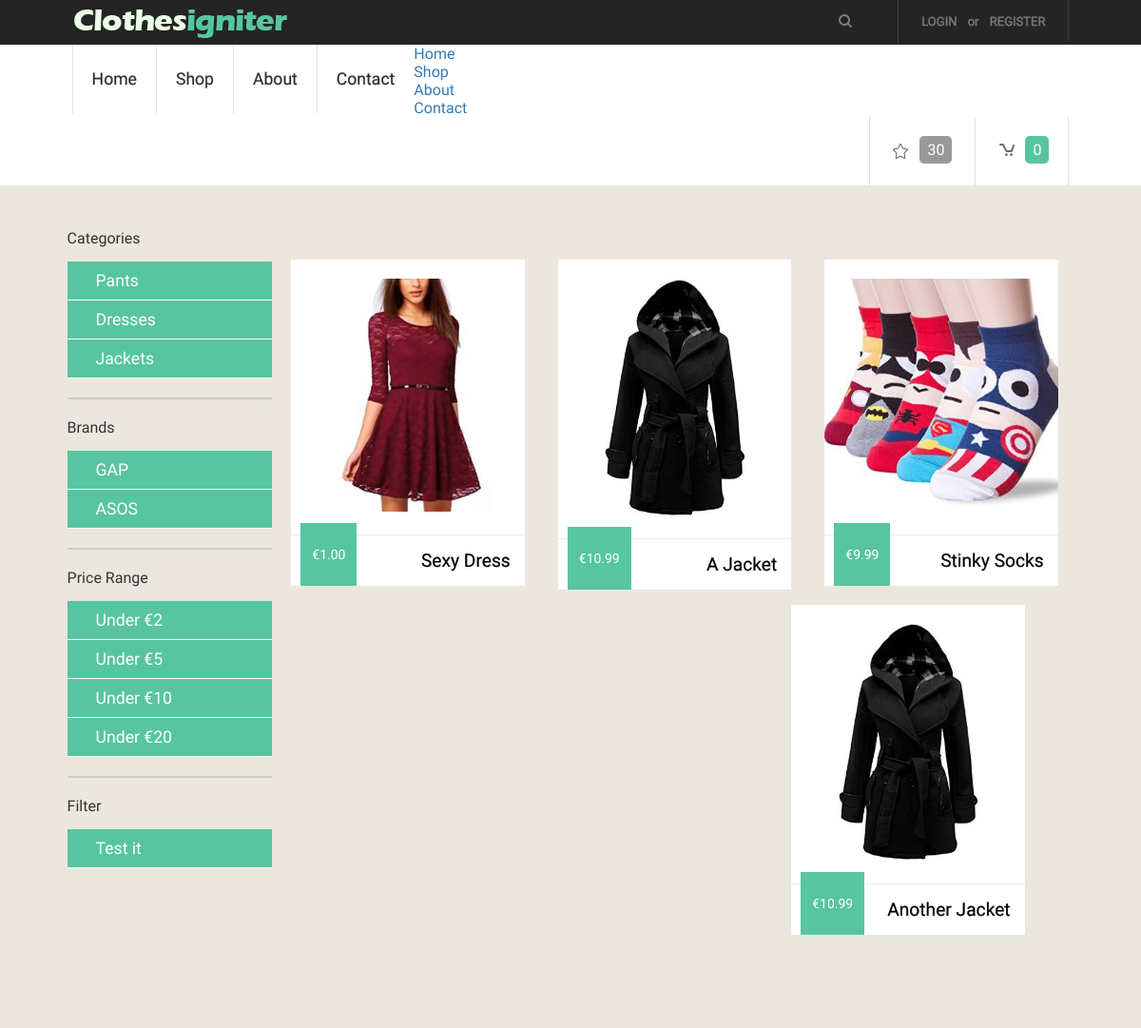
/index.php/store/brand/2, run on the app's committed database.
### tables this page shows
CREATE TABLE IF NOT EXISTS `category` (
`id` int(11) NOT NULL,
  `name` varchar(150) NOT NULL,
  `parentID` int(11) NOT NULL,
  `slug` varchar(150) NOT NULL
);

CREATE TABLE IF NOT EXISTS `brand` (
`id` int(11) NOT NULL,
  `name` varchar(150) NOT NULL
);

CREATE TABLE IF NOT EXISTS `store_items` (
`id` int(11) NOT NULL,
  `item_name` varchar(240) NOT NULL,
  `item_price` decimal(7,2) NOT NULL,
  `image_small` varchar(240) NOT NULL,
  `image_large` varchar(240) NOT NULL,
  `item_description` text NOT NULL,
  `rating` int(11) NOT NULL DEFAULT '0',
  `categoryID` int(11) NOT NULL,
  `brandID` int(11) NOT NULL,
  `item_description_short` text NOT NULL
);

### application/views/includes/template.php (called while the page is built, shortened)
<?php $this->load->view('includes/header');?>
<?php $this->load->view($main_content);?>

### application/controllers/store.php (called while the page is built, shortened)
<?php
class Store extends CI_Controller{
    function __construct()
    {
        $this->load->model('item_model');
        $this->load->model('category_model');
        $this->load->model('brand_model');
        $this->load->helper('url_helper');
        $this->load->library('user_agent');
    }
    function brand($brand){
        $this->load->library('pagination');
        $config['base_url']=base_url().'index.php/store/brand/'. $brand;
        $config["total_rows"] = $this->item_model->record_count_brand($brand);
        $config['per_page'] = 6;
        $config['num_links'] = 20;
        $config["uri_segment"] = 4;
        $this->pagination->initialize($config);
        $page = ($this->uri->segment($config["uri_segment"])) ? $this->uri->segment($config["uri_segment"]) : 0;
        $data["items"] = $this->item_model->
        get_by_brand($config["per_page"], $page, $brand);
        $data["links"] = $this->pagination->create_links();
        $data["categories"] = $this->category_model->get_item();
        $data["brands"] = $this->brand_model->get_item();
        $data['main_content'] = 'store/index';
        $this->load->view('includes/template', $data);
    }
}

### index.php (called while the page is built, shortened)
<?php
require_once BASEPATH.'core/CodeIgniter.php';

### application/models/Category_model.php (called while the page is built, shortened)
<?php
class Category_model extends CI_Model
{
    public function get_item($id = FALSE)
    {
        if (!$id)
        {
            $query = $this->db->get('category');
            return $query->result_array();
        }
        $query = $this->db->get_where('category', array('id' => $id));
        return $query->row_array();
    }
}

### application/models/Brand_model.php (called while the page is built, shortened)
<?php
class Brand_model extends CI_Model
{
    public function get_item($id = FALSE)
    {
        if (!$id)
        {
            $query = $this->db->get('brand');
            return $query->result_array();
        }
        $query = $this->db->get_where('brand', array('id' => $id));
        return $query->row_array();
    }
}

### application/models/Item_model.php (called while the page is built, shortened)
<?php
class Item_model extends CI_Model
{
    public function get_by_brand($limit, $start, $brand= FALSE)
    {
        $this->db->limit($limit, $start);
        if(!$brand){
            $query = $this->db->get("store_items");
        }
        else{
            $query = $this->db->get_where('store_items', array('brandID' => $brand));
        }
        if ($query->num_rows() > 0) {
            foreach ($query->result() as $row) {
                $data[] = $row;
            }
            return $data;
        }
        return false;
    }
}

### application/views/store/index.php (the view, shortened to what this page needs)
<div class="row">
    <div class="col-md-3 admin-sidebar">
              <div class="list-group">
                  <ul class="category-select">
                      <h3>Categories</h3>
                  <?php
                  foreach($categories as $category) {
                      echo "<li>" . anchor('store/category/'. $category['id'], $category['name']) . "</li>";
                  }
                  ?>
                  </ul>
                  <hr>
                  <ul class="category-select">
                      <h3>Brands</h3>
                      <?php
                      foreach($brands as $brand) {
                          echo "<li>" . anchor('store/brand/'. $brand['id'], $brand['name']) . "</li>";
                      }
                      ?>
                  </ul>
                  <hr>
                  <ul class="category-select">
                      <h3>Price Range</h3>
                      <?php
                          echo "<li>" . anchor('store/price/2', 'Under &euro;2') . "</li>";
                          echo "<li>" . anchor('store/price/5', 'Under &euro;5') . "</li>";
                          echo "<li>" . anchor('store/price/10', 'Under &euro;10') . "</li>";
                          echo "<li>" . anchor('store/price/20', 'Under &euro;20') . "</li>";
                      ?>
                  </ul>
                  <hr>
                  <ul class="category-select">
                      <h3>Filter</h3>
                      <?php
                      echo "<li>" . anchor('store/filter/1/2', 'Test it') . "</li>";
                      ?>
                  </ul>
               </div>
        </div>
    <div class="col-md-9">
        <div class="grids_of_3">
            <?php if($items!=null){
                foreach($items as $item) { ?>
                    <div class="grid1_of_3">
                        <a href="<?php echo base_url() . 'index.php/item/view/'.$item->id ?>">
                            <img src="<?php echo base_url() . "images/clothes/" . $item->image_large; ?>"  alt=""/>
                            <h3><?php echo $item->item_name ?></h3>
                            <span class="price">&euro;<?php echo $item->item_price ?></span>
                        </a>
                    </div>
                <?php }} ?>
        </div>
    </div>
</div>

### css/style.css (style rules this page uses)
html,body,div,span,applet,object,iframe,h1,h2,h3,h4,h5,h6,p,blockquote,pre,a,abbr,acronym,address,big,cite,code,del,dfn,em,img,ins,kbd,q,s,samp,small,strike,strong,sub,sup,tt,var,b,u,i,dl,dt,dd,ol,nav ul,nav li,fieldset,form,label,legend,table,caption,tbody,tfoot,thead,tr,th,td,article,aside,canvas,details,embed,figure,figcaption,footer,header,hgroup,menu,nav,output,ruby,section,summary,time,mark,audio,video { margin:0;padding:0;border:0;font-size:100%;font:inherit;vertical-align:baseline; }
ol,ul { list-style:none;margin:0;padding:0; }
a { text-decoration:none; }
img { max-width:100%; }
body { font-family: 'Maven Pro', sans-serif; background:#ffffff; font-size: 100%; }
.log_reg li a { font-family: 'Maven Pro', sans-serif; font-size: 0.8125em; padding: 5px 8px; color: #777777; text-transform: uppercase; -webkit-text-stroke: 0.5px; }
.menu ul li a { display: block; padding: 26px 30px; color: #2d2d2d; font-size: 1.1em; text-transform: capitalize; -webkit-text-stroke: 0.2px; -webkit-transition: all 0.3s ease-in-out; -moz-transition: all 0.3s ease-in-out; -o-transition: all 0.3s ease-in-out; transition: all 0.3s ease-in-out; }
.grids_of_3 { text-align:center; display: block; }
.grid1_of_3 { float:left; width:30.3333%; margin-left:4.3333%; background: #ffffff; position: relative; }
.grid1_of_3:first-child { margin-left: 0; }
.grid1_of_3 a { display: block; }
.grid1_of_3 img { padding: 8% 0; }
.grid1_of_3 h3 { border-top: 1px solid #EBEBEB; padding: 15px; font-size: 1.2em; color: #000000; -webkit-text-stroke: 0.2px; text-shadow: 0 1px 0 #ffffff; text-transform: capitalize; }
.price { background: #57C5A0; color: #ffffff; font-size: 0.8725em; padding: 25px 12px; position: absolute; bottom: 0px; left: 10px; }
.grids_of_3 { display: block; margin: 4% 0; }
@media only screen and (max-width: 1280px) { .menu ul li a { padding: 26px 20px; } }

### css/custom.css (style rules this page uses)
.admin-sidebar ul, .category-select { list-style:none; margin:0; padding:0; }
.admin-sidebar ul > li > a { margin-left:20px; display:block; padding:10px; color:#fefefe; font-size:1.1em; transition: all 0.2s ease-out; }
.admin-sidebar ul > li { background:#57C5A0; border-bottom:1px solid #fefefe; transition: all 0.2s ease-out; }
.admin-sidebar h3, .admin-sidebar h4 { margin-bottom:15px; }
.admin-sidebar hr { border:1px solid #ccc; }
.grid1_of_3 { margin-bottom:20px; }
.grid1_of_3 h3 { text-align: right; }
.grids_of_3 img { max-height: 250px; }
.grids_of_3 > div:nth-of-type(4n) { margin-left:0px!important; }
.grid1_of_3 a { transition: all 0.4s ease-out; }

### data on the page
category: id+name "Pants"
category: id+name "Dresses"
category: id+name "Jackets"
brand: id+name "GAP"
brand: id+name "ASOS"
store_items: image_large (picture), item_name "Sexy Dress", item_price "1.00"
store_items: image_large (picture), item_name "A Jacket", item_price "10.99"
store_items: image_large (picture), item_name "Stinky Socks", item_price "9.99"
store_items: image_large (picture), item_name "Another Jacket", item_price "10.99"

### other printed values
anchor('login', 'Login') "LOGIN"
anchor('login/signup', 'Register') "REGISTER"
anchor('', 'Home') "Home"
anchor('store', 'Shop') "Shop"
anchor('store', 'About') "About"
anchor('store', 'Contact') "Contact"
anchor('store', 'Home') "Home"
anchor('store/price/2', 'Under &euro;2') "Under €2"
anchor('store/price/5', 'Under &euro;5') "Under €5"
anchor('store/price/10', 'Under &euro;10') "Under €10"
anchor('store/price/20', 'Under &euro;20') "Under €20"
anchor('store/filter/1/2', 'Test it') "Test it"
